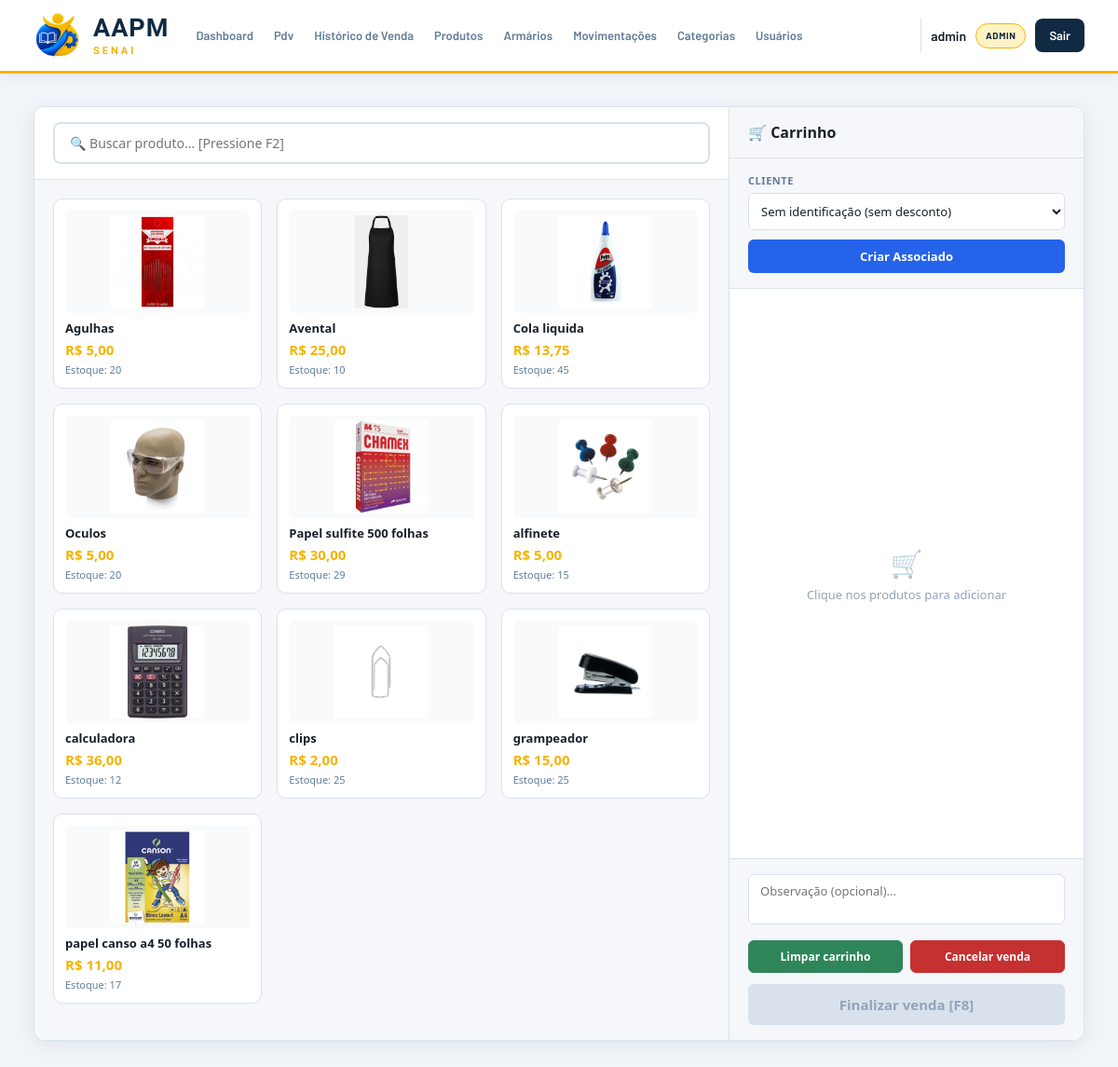
The page /pdv/ (signed in) on the database its author committed.
### app/models/produto.py (models this page shows, shortened)
class Produto(Base):
    __tablename__ = "produtos"
    id = Column(Integer, primary_key=True, autoincrement=True, index=True)
    nome = Column(String(150), nullable=False, index=True)
    preco = Column(Float, nullable=False, default=0.0)
    estoque_atual = Column(Integer, nullable=False, default=0)
    ativo = Column(Boolean, default=True)
    imagem_path = Column(String(255), nullable=True)
    categoria_id = Column(Integer, ForeignKey("categorias.id", ondelete="SET NULL"), nullable=True)
    categoria = relationship("Categoria", back_populates="produtos")
    tamanhos  = relationship("ProdutoTamanho", back_populates="produto", cascade="all, delete-orphan")

### app/controllers/pdv_controller.py (the view)
@router.get("/")
def tela_pdv(
    request: Request,
    db: Session = Depends(get_db),
    usuario=Depends(get_usuario_logado)
):
    produtos = (
        db.query(Produto)
        .filter(
            Produto.ativo == True,
            Produto.estoque_atual > 0
        )
        .order_by(Produto.nome)
        .all()
    )
    clientes = (
        db.query(Cliente)
        .filter(Cliente.ativo == True)
        .order_by(Cliente.nome)
        .all()
    )
    return templates.TemplateResponse(
        request,
        "pdv/index.html",
        {
            "request": request,
            "usuario": usuario,
            "produtos": produtos,
            "clientes": clientes,
            "desconto_associado": DESCONTO_ASSOCIADO,
        }
    )

### app/templates/pdv/index.html (shortened to what this page needs)
{% extends "base.html" %}
{% block extra_css %}
<link rel="stylesheet" href="/static/css/pdv.css">
{% endblock %}
{% block conteudo %}
<div class="pdv-layout" id="pdv-container" data-desconto="{{ desconto_associado }}">
    <section class="produtos-col">
        <div class="produtos-header">
            <input class="busca-input"
                   type="text"
                   id="busca-produto"
                   placeholder="🔍 Buscar produto... [Pressione F2]"
                   autocomplete="off">
        </div>
        <div class="produtos-grid" id="grade-produtos">
            {% for p in produtos %}
            <div class="produto-card {% if p.estoque_atual|int <= 0 %}sem-estoque{% endif %}"
                 data-id="{{ p.id }}"
                 data-nome="{{ p.nome }}"
                 data-preco="{{ p.preco }}"
                 data-estoque="{{ p.estoque_atual }}"
                 data-tem-tamanho="{{ 'true' if p.tamanhos else 'false' }}"
                 data-nome-lower="{{ p.nome.lower() }}"
                 onclick="adicionarAoCarrinho(this)">
                <img src="{{ url_for('static', path=p.imagem_path if p.imagem_path else 'img/sem-foto.png') }}"
                     onerror="this.src='/static/img/sem-foto.png'; this.onerror=null;">
                <div class="produto-card-nome">{{ p.nome }}</div>
                <div class="produto-card-preco">
                    R$ {{ "%.2f"|format(p.preco)|replace('.', ',') }}
                </div>
                <div class="produto-card-estoque">
                    Estoque: {{ p.estoque_atual }}
                </div>
            </div>
            {% endfor %}
        </div>
    </section>
    <aside class="carrinho-col">
        <div class="carrinho-header">
            🛒 Carrinho
        </div>
        <div class="cliente-section">
            <label for="select-cliente">
                Cliente
            </label>
            <div class="cliente-input-group"
                 style="display: flex; flex-direction: column; gap: 8px;">
                <select class="cliente-select"
                        id="select-cliente"
                        onchange="atualizarCliente(this)">
                    <option value="0" data-associado="false">
                        Sem identificação (sem desconto)
                    </option>
                </select>
                {% if usuario and usuario.role == 'admin' %}
                <button type="button"
                        class="btn-novo-cliente"
                        onclick="window.location.href='/clientes/novo'"
                        title="Cadastrar Novo Associado">
                    Criar Associado
                </button>
                {% endif %}
            </div>
        </div>
        <div class="carrinho-itens"
             id="lista-carrinho"
             style="flex: 1; overflow-y: auto;">
            <div class="carrinho-vazio" id="msg-vazio">
                <span class="carrinho-vazio-icon">
                    🛒
                </span>
                Clique nos produtos para adicionar
            </div>
        </div>
        <div class="carrinho-footer"
             style="flex-shrink: 0;">
            <textarea class="obs-input"
                      id="obs-input"
                      rows="2"
                      placeholder="Observação (opcional)..."></textarea>
            <div class="pdv-cart-actions">
                <button class="btn-carrinho-acao" type="button" onclick="limparCarrinho()">Limpar carrinho</button>
                <button class="btn-carrinho-acao btn-carrinho-acao--danger" type="button" onclick="cancelarVenda()">Cancelar venda</button>
            </div>
            <form id="form-venda"
                  action="/pdv/finalizar"
                  method="post">
                <button class="btn-finalizar"
                        id="btn-finalizar"
                        type="button"
                        disabled
                        onclick="finalizarVenda()">
                    Finalizar venda [F8]
                </button>
            </form>
        </div>
    </aside>
</div>
{% endblock %}

### app/static/css/base.css (style rules this page uses)
* { margin: 0; padding: 0; box-sizing: border-box; }
html { scroll-behavior: smooth; }
body { min-height: 100vh; display: flex; flex-direction: column; font-family: "Barlow", sans-serif; background: var(--fundo); color: var(--texto); -webkit-font-smoothing: antialiased; text-rendering: optimizeLegibility; }
:root { --azul: #102A43; --azul-2: #243B53; --azul-3: #486581; --laranja: #F5B400; --laranja-2: #D99F00; --laranja-claro: #FFF3C4; --branco: #FFFFFF; --fundo: #F5F7FA; --fundo-card: #FFFFFF; --texto: #17202A; --texto-secundario: #627D98; --borda: #D9E2EC; --verde: #2F855A; --vermelho: #C53030; --sombra: 0 5px 20px rgba(16, 42, 67, 0.08); --sombra-hover: 0 10px 28px rgba(16, 42, 67, 0.14); --radius: 12px; }
button, input, select, textarea { font-family: inherit; }
button { cursor: pointer; }
img { max-width: 100%; display: block; }

### app/templates/pdv/index.html (style rules this page uses)
body { overflow: hidden !important; }
.produto-card img { width: 100%; height: 110px; object-fit: contain; background: #f9fafb; padding: 5px; border-radius: 6px; }

### rows shown on the page
Produto: imagem_path (picture), nome "Agulhas", preco "5,00", estoque_atual "20"
Produto: imagem_path (picture), nome "Avental", preco "25,00", estoque_atual "10"
Produto: imagem_path (picture), nome "Cola liquida", preco "13,75", estoque_atual "45"
Produto: imagem_path (picture), nome "Oculos", preco "5,00", estoque_atual "20"
Produto: imagem_path (picture), nome "Papel sulfite 500 folhas", preco "30,00", estoque_atual "29"
Produto: imagem_path (picture), nome "alfinete", preco "5,00", estoque_atual "15"
Produto: imagem_path (picture), nome "calculadora", preco "36,00", estoque_atual "12"
Produto: imagem_path (picture), nome "clips", preco "2,00", estoque_atual "25"
Produto: imagem_path (picture), nome "grampeador", preco "15,00", estoque_atual "25"
Produto: imagem_path (picture), nome "papel canso a4 50 folhas", preco "11,00", estoque_atual "17"

### other values the page prints
{{ usuario.nome }} "admin"
{{ usuario.role }} "ADMIN"
